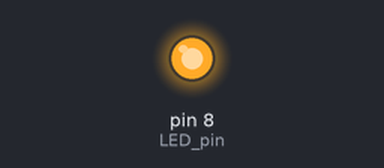
The sketch below on a simulated Arduino Uno, built with avr-gcc and run on an emulated ATmega328P. Parts: output pins drawn as LEDs (lit = HIGH).

Above: at 0.5 s.
At 12.0 s:
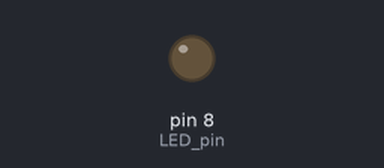
Timing chart, 0 to 19.5 s (numbered marks = the images above):
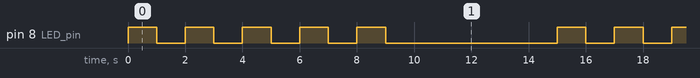

The sketch:

_5-1.ino
```cpp
/*
    District P
    아두이노 코딩#5-1
    for문 while문으로 대체하기
    LED가 1초간격으로 5회 점멸 후 5초간 꺼져있다가 다시 켜지는 것을 반복
*/

int LED_pin = 8;

void setup() {
    pinMode(LED_pin, OUTPUT);
}

void loop() {
    int i = 0;

    while(i<5) {
        digitalWrite(LED_pin, HIGH);
        delay(1000);
        digitalWrite(LED_pin, LOW);
        delay(1000);
        i++;
    }

    delay(5000);
}
```

Measured:
- by itself, pin 8 (LED_pin): repeats every 15.0 s: 4 × (LOW 1.0 s, HIGH 1.0 s), LOW 6.0 s, HIGH 1.0 s
- by itself, everything shown: repeats every 15.0 s, in 10 steps
